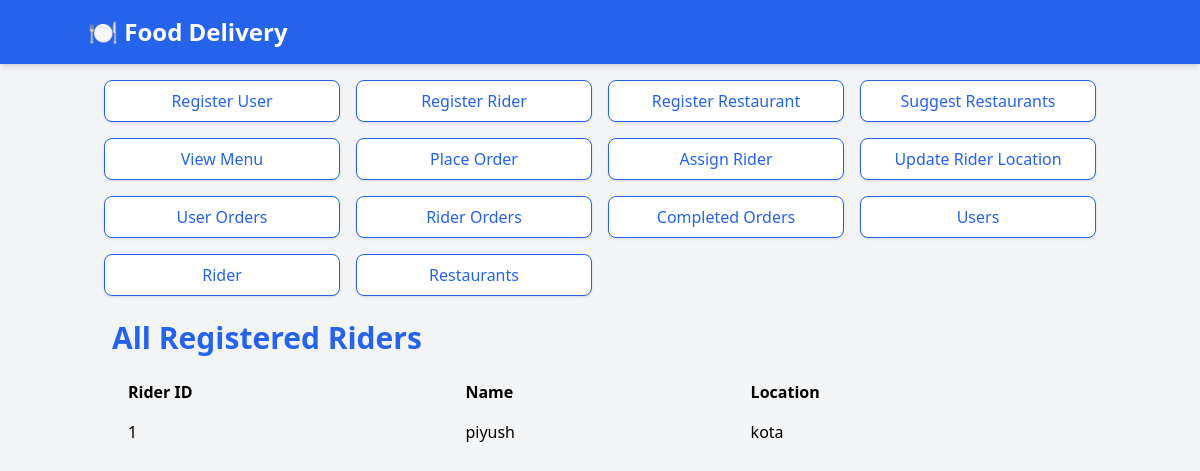
/riders, run on an earlier commit of the app's database.
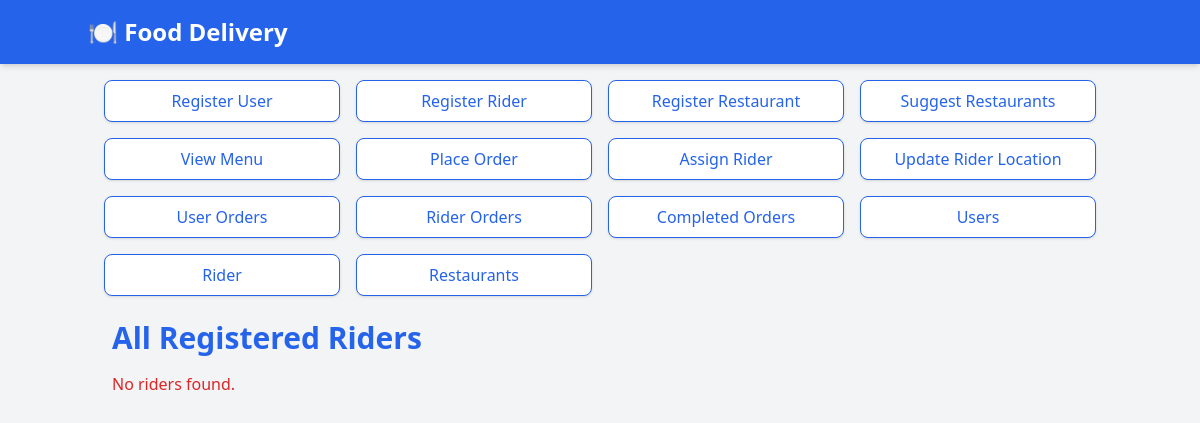
And on a later commit of the database.
### tables this page shows
CREATE TABLE riders (
                    rider_id INTEGER PRIMARY KEY AUTOINCREMENT,
                    name TEXT NOT NULL,
                    location TEXT NOT NULL,
                    is_available BOOLEAN DEFAULT TRUE
                );

### routes/rider_routes.py (the view)
@rider_routes.route('/riders')
def get_all_riders():
    try:
        with db_cursor() as cursor:
            cursor.execute("SELECT * FROM riders")
            riders = cursor.fetchall()
        if not riders:
            return render_template('riders.html', error="No riders found.")
        return render_template('riders.html', riders=riders)
    except Exception as e:
        print(f"Error: {e}")
        return render_template('riders.html', error="Error loading riders.")

### db.py (called while the page is built)
@contextmanager
def db_cursor():
    conn = sqlite3.connect('food_delivery.db')
    conn.row_factory = sqlite3.Row  # Set BEFORE creating the cursor!
    cursor = conn.cursor()
    try:
        yield cursor
        conn.commit()
    except Exception as e:
        conn.rollback()
        raise e
    finally:
        cursor.close()
        conn.close()

### templates/riders.html
{% extends 'base.html' %} {% block title %}All Riders{% endblock %} {% block
content %}
<h1 class="text-3xl font-bold text-blue-600 mb-4">All Registered Riders</h1>
{% if error %}
<p class="text-red-600">{{ error }}</p>
{% else %}
<table class="table-auto w-full text-left">
  <thead>
    <tr>
      <th class="px-4 py-2">Rider ID</th>
      <th class="px-4 py-2">Name</th>
      <th class="px-4 py-2">Location</th>
    </tr>
  </thead>
  <tbody>
    {% for rider in riders %}
    <tr>
      <td class="px-4 py-2">{{ rider['rider_id'] }}</td>
      <td class="px-4 py-2">{{ rider['name'] }}</td>
      <td class="px-4 py-2">{{ rider['location'] }}</td>
    </tr>
    {% endfor %}
  </tbody>
</table>
{% endif %} {% endblock %}

What changed in the data, as far as the page shows it:
removed riders: rider_id "1", name "piyush", location "kota"
Also different on the page:
{{ error }}: (not shown) → "No riders found."
text no longer shown: "Rider ID Name Location"
